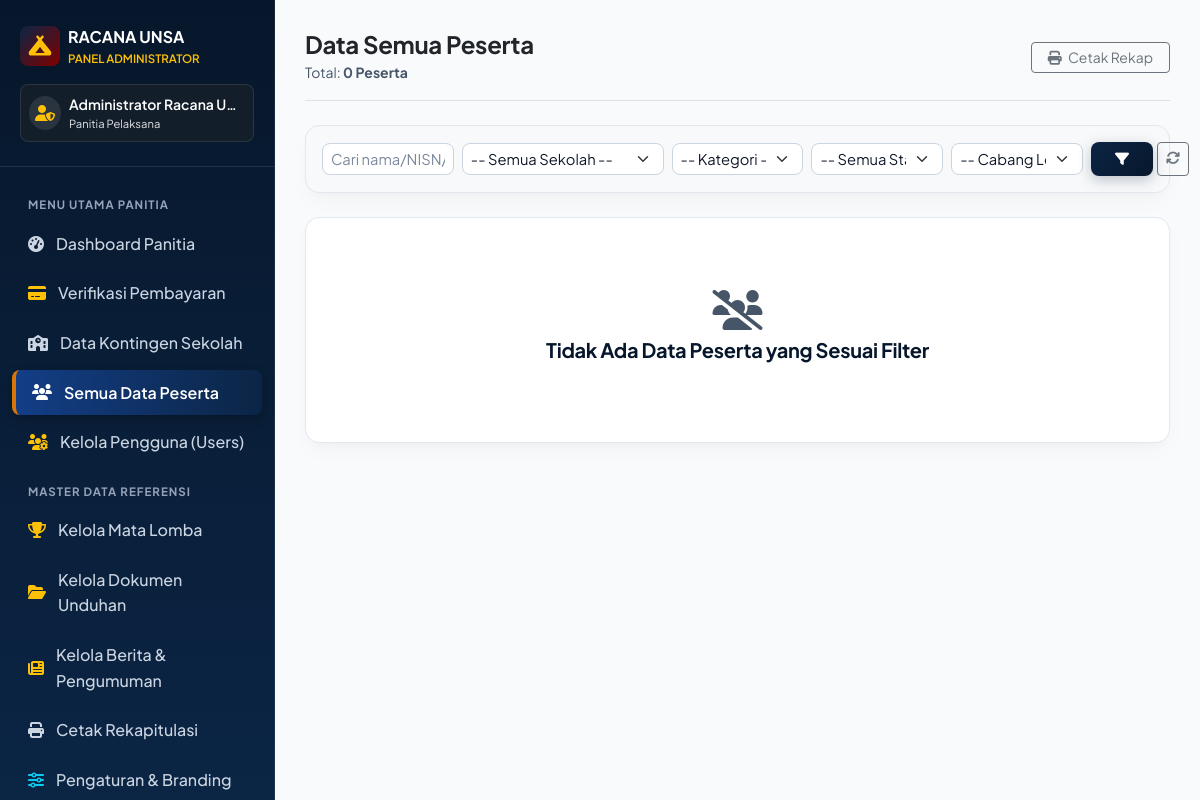
The app's page /panel/master-peserta (signed in) with its own data.
### tables this page shows
CREATE TABLE IF NOT EXISTS `pengaturan_portal` (
  `id` INT AUTO_INCREMENT PRIMARY KEY,
  `key_name` VARCHAR(100) NOT NULL UNIQUE,
  `key_value` TEXT NULL,
  `deskripsi` VARCHAR(255) NULL
);

CREATE TABLE IF NOT EXISTS `users` (
  `id` INT AUTO_INCREMENT PRIMARY KEY,
  `username` VARCHAR(50) NOT NULL UNIQUE,
  `password` VARCHAR(255) NOT NULL,
  `nama_lengkap` VARCHAR(150) NOT NULL,
  `email` VARCHAR(100) NULL,
  `no_hp` VARCHAR(25) NULL,
  `role` ENUM('admin', 'sekolah') NOT NULL DEFAULT 'sekolah',
  `status` ENUM('aktif', 'nonaktif') NOT NULL DEFAULT 'aktif',
  `created_at` TIMESTAMP DEFAULT CURRENT_TIMESTAMP,
  `updated_at` TIMESTAMP DEFAULT CURRENT_TIMESTAMP ON UPDATE CURRENT_TIMESTAMP
);

### config/app.php (called while the page is built, shortened)
<?php
function get_route_map(): array {
    return [
        'index.php'                     => 'beranda',
        'tentang.php'                   => 'profil-racana',
        'lomba.php'                     => 'mata-kompetisi',
        'lomba-detail.php'              => 'rincian-lomba',
        'petunjuk-teknis.php'           => 'panduan-teknis',
        'unduh-dokumen.php'             => 'unduh-berkas',
        'berita.php'                    => 'warta-berita',
        'berita-detail.php'             => 'baca-warta',
        'kontak.php'                    => 'layanan-bantuan',
        'install.php'                   => 'sistem-setup',
        'auth/login.php'                => 'masuk-portal',
        'auth/register.php'             => 'registrasi-gudep',
        'auth/logout.php'               => 'keluar-portal',
        'dashboard/index.php'           => 'portal/ringkasan',
        'dashboard/peserta.php'         => 'portal/data-anggota',
        'dashboard/peserta-tambah.php'  => 'portal/registrasi-kolektif',
        'dashboard/peserta-edit.php'    => 'portal/perbarui-anggota',
        'dashboard/peserta-hapus.php'   => 'portal/hapus-anggota',
        'dashboard/pembayaran.php'      => 'portal/konfirmasi-kas',
        'dashboard/sekolah.php'         => 'portal/profil-gudep',
        'dashboard/dokumen.php'         => 'portal/arsip-berkas',
        'dashboard/jadwal-kegiatan.php' => 'portal/rundown-acara',
        'dashboard/cetak-idcard.php'    => 'portal/kartu-tanda-peserta',
        'dashboard/cetak-formulir.php'  => 'portal/lembar-biodata',
        'admin/index.php'               => 'panel/pusat-kendali',
        'admin/kontingen.php'           => 'panel/kontingen-pangkalan',
        'admin/kontingen-detail.php'    => 'panel/rincian-pangkalan',
        'admin/peserta-all.php'         => 'panel/master-peserta',
        'admin/mata-lomba.php'          => 'panel/jadwal-kompetisi',
        'admin/pembayaran.php'          => 'panel/validasi-transaksi',
        'admin/dokumen.php'             => 'panel/kelola-arsip',
        'admin/berita.php'              => 'panel/publikasi-warta',
        'admin/users.php'               => 'panel/otoritas-pengguna',
        'admin/pengaturan.php'          => 'panel/preferensi-sistem',
        'admin/cetak-rekap.php'         => 'panel/rekapitulasi-cetak',
    ];
}
function resolve_masked_path(string $path): string {
    $path = ltrim($path, '/');
    $parts = explode('?', $path, 2);
    $clean = $parts[0];
    $query = isset($parts[1]) ? '?' . $parts[1] : '';
    if (strncmp($clean, 'assets/', 7) === 0 || strncmp($clean, 'uploads/', 8) === 0) {
        return $path;
    }
    $map = get_route_map();
    if (isset($map[$clean])) {
        $clean = $map[$clean];
    } else {
        $len = strlen($clean);
        if ($len >= 4 && substr($clean, -4) === '.php') {
            $clean = substr($clean, 0, -4);
        }
    }
    return $clean . $query;
}
function get_project_root(): string {
    $docRoot = isset($_SERVER['DOCUMENT_ROOT']) ? str_replace('\\', '/', realpath($_SERVER['DOCUMENT_ROOT']) ?: $_SERVER['DOCUMENT_ROOT']) : '';
    $appRoot = str_replace('\\', '/', realpath(dirname(__DIR__)) ?: dirname(__DIR__));
    if (!empty($docRoot) && !empty($appRoot)) {
        $docRoot = rtrim($docRoot, '/');
        $appRoot = rtrim($appRoot, '/');
        if (stripos($appRoot, $docRoot) === 0) {
            $rel = substr($appRoot, strlen($docRoot));
            $cleanRel = '/' . trim($rel, '/');
            return '';
        }
    }
    return '';
}
function base_url(string $path = ''): string {
    $isHttps = (!empty($_SERVER['HTTPS']) && $_SERVER['HTTPS'] !== 'off')
               || (($_SERVER['SERVER_PORT'] ?? 80) == 443)
               || (!empty($_SERVER['HTTP_X_FORWARDED_PROTO']) && $_SERVER['HTTP_X_FORWARDED_PROTO'] === 'https');
    $protocol = $isHttps ? "https://" : "http://";
    $host = $_SERVER['HTTP_HOST'] ?? 'localhost';
    $projectRoot = get_project_root();
    $url = $protocol . $host . $projectRoot;
    $masked = resolve_masked_path($path);
    return rtrim($url, '/') . ($masked !== '' ? '/' . $masked : '');
}
function asset(string $path): string {
    return base_url('assets/' . ltrim($path, '/'));
}
function e(?string $string): string {
    return htmlspecialchars($string ?? '', ENT_QUOTES, 'UTF-8');
}
function get_setting(string $key, string $default = ''): string {
    try {
        $pdo = getDB();
        $stmt = $pdo->prepare("SELECT key_value FROM pengaturan_portal WHERE key_name = ? LIMIT 1");
        $stmt->execute([$key]);
        $res = $stmt->fetch();
        return $res ? $res['key_value'] : $default;
    } catch (Exception $e) {
        return $default;
    }
}

### config/auth.php (called while the page is built, shortened)
<?php
require_once __DIR__ . '/app.php';
function get_user_role(): ?string {
    return $_SESSION['role'] ?? null;
}
function get_auth_user(): ?array {
    try {
        $pdo = getDB();
        $stmt = $pdo->prepare("SELECT * FROM users WHERE id = ? LIMIT 1");
        $stmt->execute([$_SESSION['user_id']]);
        return $stmt->fetch() ?: null;
    } catch (Exception $e) {
        return null;
    }
}

### admin/peserta-all.php (the view, shortened to what this page needs)
<?php
require_once dirname(__DIR__) . '/config/app.php';
require_once dirname(__DIR__) . '/config/auth.php';
$pdo = getDB();
$statusFilter = trim($_GET['status'] ?? '');
$keyword = trim($_GET['q'] ?? '');
$query = "
    SELECT p.*, s.nama_sekolah, s.alamat_sekolah,
           k.nama_kategori,
           GROUP_CONCAT(m.nama_lomba SEPARATOR ', ') as daftar_lomba
    FROM peserta p
    JOIN sekolah s ON p.sekolah_id = s.id
    JOIN kategori_peserta k ON p.kategori_id = k.id
    LEFT JOIN peserta_lomba pl ON p.id = pl.peserta_id
    LEFT JOIN mata_lomba m ON pl.lomba_id = m.id
    WHERE 1=1
";
$params = [];
if (!empty($statusFilter) && in_array($statusFilter, ['aktif', 'draft'])) {
    $query .= " AND p.status = ?";
    $params[] = $statusFilter;
} else {
    $query .= " AND p.status IN ('aktif', 'draft')";
}
$query .= " GROUP BY p.id ORDER BY s.nama_sekolah ASC, k.urutan ASC, p.id ASC";
$stmt = $pdo->prepare($query);
$stmt->execute($params);
$pesertaList = $stmt->fetchAll();
?>
<!DOCTYPE html>
<html lang="id">
<head>
    <link href="https://cdn.jsdelivr.net/npm/bootstrap@5.3.2/dist/css/bootstrap.min.css" rel="stylesheet">
    <link rel="stylesheet" href="https://cdnjs.cloudflare.com/ajax/libs/font-awesome/6.4.2/css/all.min.css">
    <link rel="stylesheet" href="<?= asset('css/custom.css') ?>">
</head>
<body>
<?php require_once dirname(__DIR__) . '/includes/sidebar.php'; ?>
<div class="main-content-wrapper">
    <div class="d-flex justify-content-between align-items-center mb-4 pb-3 border-bottom">
        <div class="d-flex align-items-center gap-3">
            <div>
                <h4 class="fw-bold mb-0 text-dark">Data Semua Peserta</h4>
                <small class="text-muted">Total: <strong><?= count($pesertaList) ?> Peserta</strong></small>
            </div>
        </div>
        <div class="d-flex align-items-center gap-2">
            <a href="<?= base_url('admin/cetak-rekap.php') ?>" class="btn btn-outline-secondary btn-sm px-3" target="_blank">
                <i class="fa-solid fa-print me-1"></i> Cetak Rekap
            </a>
        </div>
    </div>
    <div class="custom-card p-3 mb-4 bg-light">
        <form method="GET" action="" class="row g-2 align-items-center">
            <div class="col-md-2">
                <input type="text" name="q" class="form-control form-control-sm" placeholder="Cari nama/NISN/sekolah..." value="<?= e($keyword) ?>">
            </div>
            <div class="col-md-3">
                <select name="sekolah_id" class="form-select form-select-sm">
                    <option value="0">-- Semua Sekolah --</option>
                </select>
            </div>
            <div class="col-md-2">
                <select name="kategori_id" class="form-select form-select-sm">
                    <option value="0">-- Kategori --</option>
                </select>
            </div>
            <div class="col-md-2">
                <select name="status" class="form-select form-select-sm">
                    <option value="">-- Semua Status --</option>
                </select>
            </div>
            <div class="col-md-2">
                <select name="lomba_id" class="form-select form-select-sm">
                    <option value="0">-- Cabang Lomba --</option>
                </select>
            </div>
            <div class="col-md-1 d-flex gap-1">
                <button type="submit" class="btn btn-scout-primary btn-sm flex-grow-1" title="Terapkan Filter">
                    <i class="fa-solid fa-filter"></i>
                </button>
                <a href="<?= base_url('admin/peserta-all.php') ?>" class="btn btn-outline-secondary btn-sm" title="Reset Filter">
                    <i class="fa-solid fa-arrows-rotate"></i>
                </a>
            </div>
        </form>
    </div>
    <div class="custom-card p-4">
        <?php if (empty($pesertaList)): ?>
            <div class="text-center py-5 text-muted">
                <i class="fa-solid fa-users-slash fs-1 mb-2"></i>
                <h5>Tidak Ada Data Peserta yang Sesuai Filter</h5>
            </div>
        <?php endif; ?>
    </div>
</div>
</body>
</html>

### includes/sidebar.php (shortened to what this page needs)
<?php
$currentPage = basename($_SERVER['PHP_SELF']);
$currentDir = basename(dirname($_SERVER['PHP_SELF']));
$userRole = get_user_role();
$user = get_auth_user();
$namaBrand = get_setting('nama_brand', 'RACANA UNSA');
$sekolah = ($userRole === 'sekolah') ? get_current_sekolah() : null;
?>
<aside class="sidebar-wrapper">
    <div class="sidebar-header">
        <div class="d-flex align-items-center gap-2">
            <div class="text-white rounded-3 d-flex align-items-center justify-content-center shadow-sm" style="width: 40px; height: 40px; background: linear-gradient(135deg, #0b2545 0%, #800000 100%) !important;">
                <i class="fa-solid fa-campground text-warning fs-5"></i>
            </div>
            <div>
                <div class="fw-bold text-white fs-6"><?= e($namaBrand) ?></div>
                <small class="text-warning fw-semibold d-block" style="font-size: 0.72rem;">
                    <?= $userRole === 'admin' ? 'PANEL ADMINISTRATOR' : 'PORTAL KONTINGEN' ?>
                </small>
            </div>
        </div>
        <div class="mt-3 p-2 rounded-3 bg-dark bg-opacity-50 border border-white border-opacity-10 d-flex align-items-center gap-2">
            <div class="rounded-circle bg-secondary bg-opacity-25 text-white d-flex align-items-center justify-content-center" style="width:34px; height:34px;">
                <i class="fa-solid <?= $userRole === 'admin' ? 'fa-user-shield text-warning' : 'fa-school text-warning' ?>"></i>
            </div>
            <div class="overflow-hidden">
                <div class="text-white text-truncate fw-semibold small">
                    <?= e($sekolah['nama_sekolah'] ?? $user['nama_lengkap'] ?? $user['username'] ?? 'User') ?>
                </div>
                <div class="text-white-50" style="font-size: 0.7rem;">
                    <?= $userRole === 'admin' ? 'Panitia Pelaksana' : 'Gudep Sekolah' ?>
                </div>
            </div>
        </div>
    </div>
    <ul class="sidebar-menu">
        <?php if ($userRole === 'admin'): ?>
            <li class="menu-category">Menu Utama Panitia</li>
            <li class="nav-item">
                <a href="<?= base_url('admin/index.php') ?>" class="nav-link <?= ($currentPage === 'index.php' && $currentDir === 'admin') ? 'active' : '' ?>">
                    <i class="fa-solid fa-gauge-high"></i> Dashboard Panitia
                </a>
            </li>
            <li class="nav-item">
                <a href="<?= base_url('admin/pembayaran.php') ?>" class="nav-link <?= $currentPage === 'pembayaran.php' ? 'active' : '' ?>">
                    <i class="fa-solid fa-credit-card text-warning"></i> Verifikasi Pembayaran
                </a>
            </li>
            <li class="nav-item">
                <a href="<?= base_url('admin/kontingen.php') ?>" class="nav-link <?= $currentPage === 'kontingen.php' ? 'active' : '' ?>">
                    <i class="fa-solid fa-school"></i> Data Kontingen Sekolah
                </a>
            </li>
            <li class="nav-item">
                <a href="<?= base_url('admin/peserta-all.php') ?>" class="nav-link <?= $currentPage === 'peserta-all.php' ? 'active' : '' ?>">
                    <i class="fa-solid fa-users"></i> Semua Data Peserta
                </a>
            </li>
            <li class="nav-item">
                <a href="<?= base_url('admin/users.php') ?>" class="nav-link <?= $currentPage === 'users.php' ? 'active' : '' ?>">
                    <i class="fa-solid fa-users-gear text-warning"></i> Kelola Pengguna (Users)
                </a>
            </li>
            <li class="menu-category">Master Data Referensi</li>
            <li class="nav-item">
                <a href="<?= base_url('admin/mata-lomba.php') ?>" class="nav-link <?= $currentPage === 'mata-lomba.php' ? 'active' : '' ?>">
                    <i class="fa-solid fa-trophy text-warning"></i> Kelola Mata Lomba
                </a>
            </li>
            <li class="nav-item">
                <a href="<?= base_url('admin/dokumen.php') ?>" class="nav-link <?= $currentPage === 'dokumen.php' ? 'active' : '' ?>">
                    <i class="fa-solid fa-folder-open text-warning"></i> Kelola Dokumen Unduhan
                </a>
            </li>
            <li class="nav-item">
                <a href="<?= base_url('admin/berita.php') ?>" class="nav-link <?= $currentPage === 'berita.php' ? 'active' : '' ?>">
                    <i class="fa-solid fa-newspaper text-warning"></i> Kelola Berita &amp; Pengumuman
                </a>
            </li>
            <li class="nav-item">
                <a href="<?= base_url('admin/cetak-rekap.php') ?>" class="nav-link <?= $currentPage === 'cetak-rekap.php' ? 'active' : '' ?>">
                    <i class="fa-solid fa-print"></i> Cetak Rekapitulasi
                </a>
            </li>
            <li class="nav-item">
                <a href="<?= base_url('admin/pengaturan.php') ?>" class="nav-link <?= $currentPage === 'pengaturan.php' ? 'active' : '' ?>">
                    <i class="fa-solid fa-sliders text-info"></i> Pengaturan &amp; Branding
                </a>
            </li>
        <?php endif; ?>
    </ul>
</aside>

### records on screen
pengaturan_portal: key_value "RACANA UNSA"
users: nama_lengkap "Administrator Racana U…"

### other values on screen
count($pesertaList) "0"
